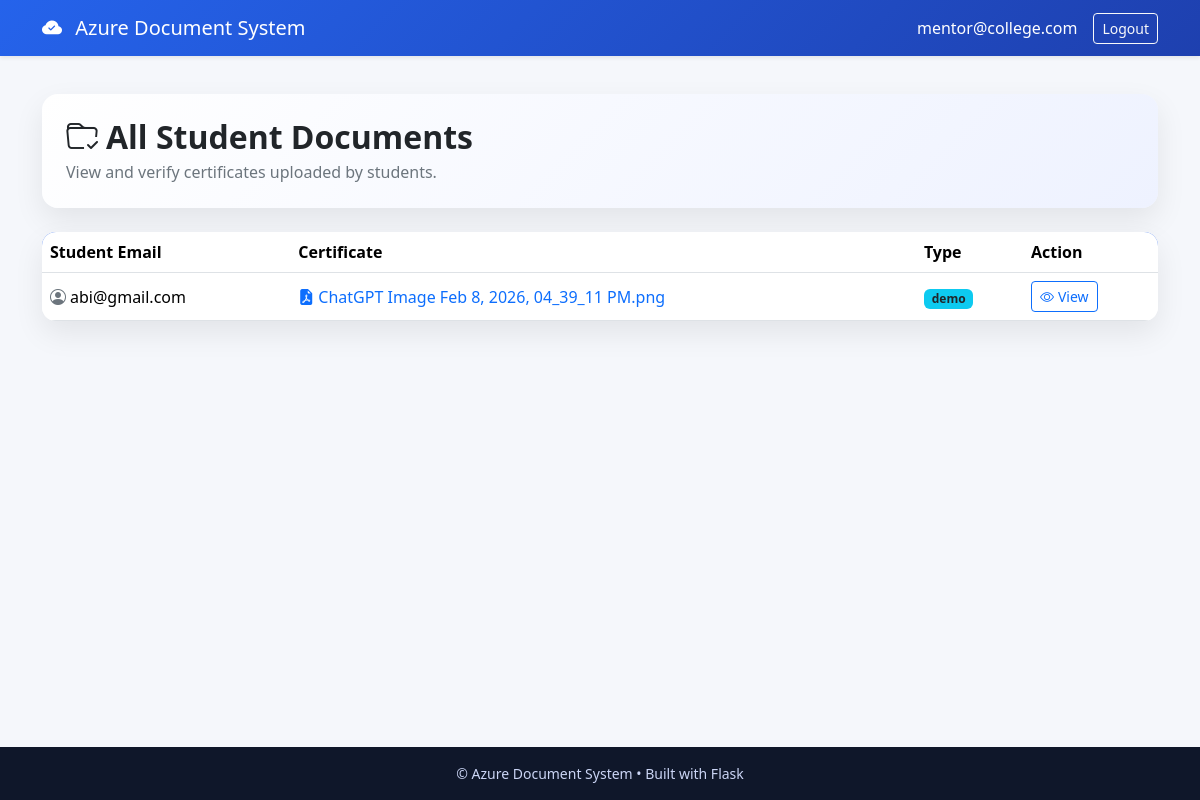
The app's page /documents (signed in) with its own data.
### tables this page shows
CREATE TABLE documents (id INTEGER PRIMARY KEY AUTOINCREMENT, student_email TEXT, filename TEXT, cert_type TEXT, uploaded_at TIMESTAMP DEFAULT CURRENT_TIMESTAMP, verified INTEGER DEFAULT 0, verifier TEXT, verified_at TIMESTAMP);

### app.py (the view)
@app.route("/documents")
def documents():
    if session.get("role") != "staff":
        return redirect("/login")
    db = get_db()
    docs = db.execute("SELECT * FROM documents").fetchall()
    return render_template('staff/documents.html', docs=docs)

### app.py (called while the page is built)
def get_db():
    return sqlite3.connect("auth.db")

@app.context_processor
def inject_helpers():
    return {
        "get_staff_list": get_staff_list,
        "get_students_list": get_students_list,
        "AZURE_STORAGE_ACCOUNT": os.getenv('AZURE_STORAGE_ACCOUNT'),
        "AZURE_CONTAINER": container,
    }

@app.after_request
def add_no_cache_headers(response):
    try:
        ctype = response.headers.get('Content-Type', '')
        if ctype and ctype.split(';')[0].strip() == 'text/html':
            response.headers['Cache-Control'] = 'no-store, no-cache, must-revalidate, max-age=0'
            response.headers['Pragma'] = 'no-cache'
            response.headers['Expires'] = '0'
    except Exception:
        pass
    return response

### templates/staff/documents.html (shortened to what this page needs)
{% extends "base.html" %}
{% block content %}
  <section class="page-header mb-4">
    <h2 class="fw-bold mb-1"><i class="bi bi-folder-check me-2"></i>All Student Documents</h2>
    <p class="text-secondary mb-0">View and verify certificates uploaded by students.</p>
  </section>
  <div class="card table-card">
    <div class="table-responsive">
      <table class="table table-hover align-middle mb-0">
        <thead>
          <tr>
            <th>Student Email</th>
            <th>Certificate</th>
            <th>Type</th>
            <th>Action</th>
          </tr>
        </thead>
        <tbody>
          {% for d in docs %}
          <tr>
            <td><i class="bi bi-person-circle me-1 text-secondary"></i>{{ d[1] }}</td>
            <td>
              <a class="doc-link text-primary" target="_blank" href="https://{{ config['AZURE_STORAGE_ACCOUNT'] }}.blob.core.windows.net/certificates/{{ d[2] }}">
                <i class="bi bi-file-earmark-pdf-fill me-1"></i>{{ d[2] }}
              </a>
            </td>
            <td><span class="badge bg-info text-dark">{{ d[3] }}</span></td>
            <td>
              <a href="https://{{ config['AZURE_STORAGE_ACCOUNT'] }}.blob.core.windows.net/certificates/{{ d[2] }}" target="_blank" class="btn btn-sm btn-outline-primary">
                <i class="bi bi-eye me-1"></i>View
              </a>
            </td>
          </tr>
          {% endfor %}
        </tbody>
      </table>
    </div>
  </div>
{% endblock %}

### templates/partials/_navbar.html (shortened to what this page needs)
<nav class="navbar navbar-dark navbar-expand-lg shadow-sm fixed-top">
  <div class="container">
    <a class="navbar-brand text-white" href="/">
      <i class="bi bi-cloud-check-fill me-2"></i>
      Azure Document System
    </a>
    {% if session.get('email') %}
    <div class="ms-auto d-flex align-items-center">
      <span class="navbar-text text-white me-3">{{ session.get('email') }}</span>
      <a href="/logout" class="btn btn-outline-light btn-sm">Logout</a>
    </div>
    {% endif %}
  </div>
</nav>

### templates/base.html (style rules this page uses)
body { background: #f5f7fb; font-family: "Segoe UI", system-ui, sans-serif; padding-top:70px; min-height:100vh; display:flex; flex-direction:column }
.navbar { background: linear-gradient(135deg,#2563eb,#1e40af) }

### templates/staff/documents.html (style rules this page uses)
.page-header { background: linear-gradient(135deg,#ffffff,#eef2ff); border-radius:16px; padding:24px; box-shadow:0 12px 30px rgba(0,0,0,0.08) }
.table-card { border:none; border-radius:14px; box-shadow:0 12px 30px rgba(0,0,0,0.08); overflow:hidden }
.table thead { background:#2563eb; color:white }
a.doc-link { text-decoration:none; font-weight:500 }

### records on screen
documents: get "mentor@college.com", student_email "abi@gmail.com", filename "ChatGPT Image Feb 8, 2026, 04_39_11 PM.png", cert_type "demo"

### other values on screen
{{ config.get('APP_NAME', 'Azure Document System') }} "Azure Document System"
